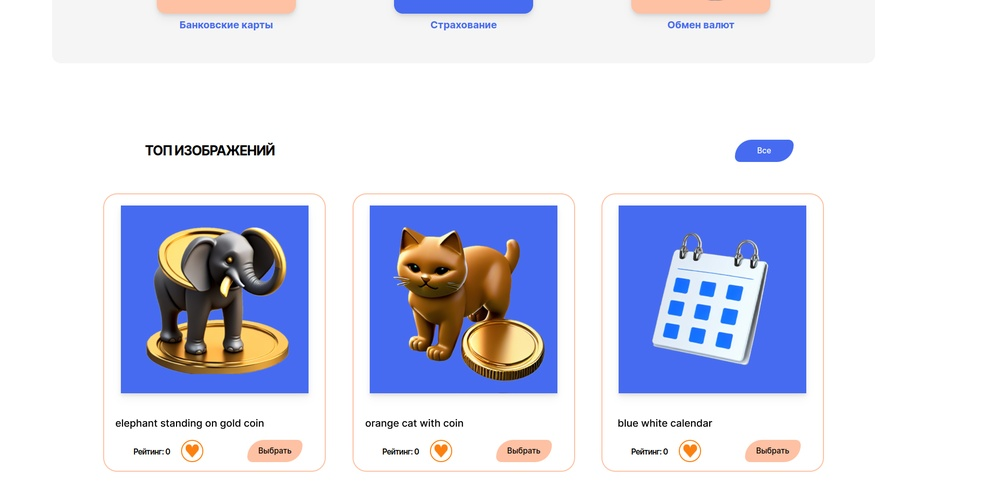
#> input picture images/front.jpg, 1000 x 494 px, shrunk from 1977 x 976 before the run
$ python -i improve_quality.py   (imports and definitions only)
#> lines starting #> are read from the running program, lines starting #| are printed output that depends on the picture
#> further down, picture is the input picture: shape (494, 1000, 3); mean B, G, R 235.9, 220.5, 218.2
import cv2
import numpy as np
from PIL import Image, ImageFilter

def denoise_image(image):
    # Проверка формата изображения и приведение к нужному формату
    if image.dtype != np.uint8:
        image = image.astype(np.uint8)
    if len(image.shape) == 2:  # Если изображение черно-белое
        image = cv2.cvtColor(image, cv2.COLOR_GRAY2BGR)
    return cv2.fastNlMeansDenoisingColored(image, None, 10, 10, 7, 21)

def sharpen_image(image):
    # Применение фильтра увеличения резкости
    pil_image = Image.fromarray(cv2.cvtColor(image, cv2.COLOR_BGR2RGB))
    sharpened_image = pil_image.filter(ImageFilter.SHARPEN)
    return cv2.cvtColor(np.array(sharpened_image), cv2.COLOR_RGB2BGR)
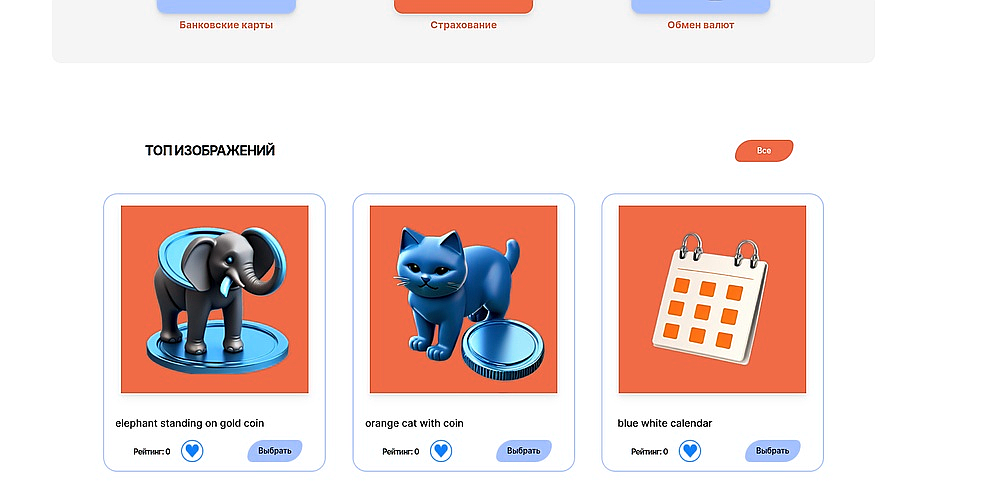
#> returned value: shape (494, 1000, 3); mean R, G, B 235.6, 220.2, 217.8

def improve_quality(path_to_img):

    image = cv2.imread(path_to_img)

    # Легковесная модель
    sr = cv2.dnn_superres.DnnSuperResImpl_create()
    sr.readModel("FSRCNN_x4.pb")
    sr.setModel("fsrcnn", 4)

    denoised_image = denoise_image(image)

    upscaled_image = sr.upsample(denoised_image)  # Применение супер-разрешения
    sharpened_image = sharpen_image(upscaled_image) # Увеличение резкости

    cv2.imwrite("output_image.png", sharpened_image)

>>> import cv2
>>> picture = cv2.imread('images/front.jpg')
>>> result = sharpen_image(picture)
